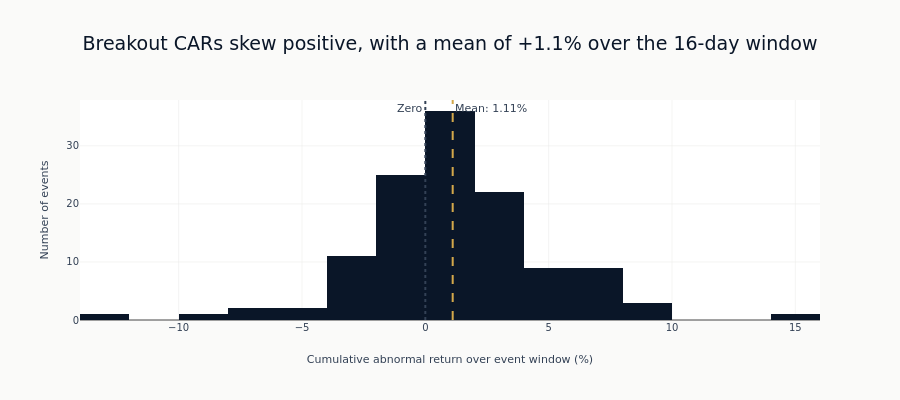

Here is the notebook cell this chart was saved with:
### Markdown cell above
## 5. CAR Distribution

Examining the distribution of individual event CARs reveals whether the
aggregate effect is driven by many small effects or few large ones.

### Code cell
if len(result["event_cars"]) > 0:
    cars = result["event_cars"]["car"].to_numpy() * 100

    fig = go.Figure()

    fig.add_trace(
        go.Histogram(
            x=cars,
            nbinsx=25,
            marker_color=COLORS["blue"],
            name="CAR distribution",
        )
    )

    # Zero reference and mean (mean highlighted in amber)
    fig.add_vline(
        x=0,
        line_dash="dot",
        line_color=COLORS["neutral"],
        annotation_text="Zero",
        annotation_position="top left",
    )
    fig.add_vline(
        x=float(np.mean(cars)),
        line_dash="dash",
        line_color=COLORS["amber"],
        annotation_text=f"Mean: {np.mean(cars):.2f}%",
        annotation_position="top right",
    )

    fig.update_layout(
        title="Breakout CARs skew positive, with a mean of +1.1% over the 16-day window",
        xaxis_title="Cumulative abnormal return over event window (%)",
        yaxis_title="Number of events",
        height=400,
    )

    fig.show()

    # Statistical test: Mean CAR = 0
    t_stat, p_value = stats.ttest_1samp(cars, 0)

    print("\nStatistical Test (H0: Mean CAR = 0):")
    print(f"  Mean CAR: {np.mean(cars):.2f}%")
    print(f"  Median CAR: {np.median(cars):.2f}%")
    print(f"  T-statistic: {t_stat:.2f}")
    print(f"  P-value: {p_value:.4f}")
    print(f"  Significant at 5%: {'Yes' if p_value < 0.05 else 'No'}")

### Figure 1 — Plotly figure (JSON) as saved in the notebook; plotly's stock layout.template omitted (floating-point values rounded to 4 significant figures)
{"data": [{"marker": {"color": "#0a1628"}, "name": "CAR distribution", "nbinsx": 25, "type": "histogram", "x": [1.053, 1.443, 0.6676, 0.3609, -3.653, 0.319, -0.03695, 2.523, 3.15, -0.3782, -1.474, 3.851, 9.946, 0.3016, 3.048, 6.461, 0.2229, -0.3841, 0.1315, 2.966, 0.771, -1.564, 0.1129, -3.918, 0.7676, 0.3317, -1.498, 2.615, 2.121, -0.1664, 1.352, 1.193, -0.5361, -0.6812, -0.7415, -2.45, 1.502, 1.068, 1.198, -1.552, 0.529, 0.6128, 2.251, -0.3787, -3.582, -4.081, -3.81, -6.018, -1.176, -4.493, 0.5605, 4.62, 0.07988, -1.185, 2.189, -1.495, 1.346, 0.2489, -3.955, 5.256, -0.527, 2.084, -1.159, 0.137, -1.8, 3.696, 0.3042, 5.807, -0.2316, 2.162, -0.3452, 2.616, 7.478, -3.998, 2.539, 4.702, -12.18, -1.026, 2.062, 0.2187, 4.224, 5.448, 1.442, -8.121, 4.645, 5.391, 14.07, -1.476, 9.066, 0.5911, 7.848, 7.976, 0.4072, 0.5141, 0.711, 5.115, 1.547, -0.9512, 7.804, -3.13, 6.207, 1.692, 1.203, -2.619, -0.9977, 7.564, 2.34, -3.477, 2.8, 0.6115, 6.664, -6.936, -1.723, 3.289, 2.677, 3.378, 2.887, 6.954, -2.449, 2.769, 0.5708, 8.268]}], "layout": {"annotations": [{"showarrow": false, "text": "Zero", "x": 0, "xanchor": "right", "xref": "x", "y": 1, "yanchor": "top", "yref": "y domain"}, {"showarrow": false, "text": "Mean: 1.11%", "x": 1.109, "xanchor": "left", "xref": "x", "y": 1, "yanchor": "top", "yref": "y domain"}], "height": 400, "shapes": [{"line": {"color": "#334155", "dash": "dot"}, "type": "line", "x0": 0, "x1": 0, "xref": "x", "y0": 0, "y1": 1, "yref": "y domain"}, {"line": {"color": "#D4A84B", "dash": "dash"}, "type": "line", "x0": 1.109, "x1": 1.109, "xref": "x", "y0": 0, "y1": 1, "yref": "y domain"}], "title": {"text": "Breakout CARs skew positive, with a mean of +1.1% over the 16-day window"}, "xaxis": {"title": {"text": "Cumulative abnormal return over event window (%)"}}, "yaxis": {"title": {"text": "Number of events"}}}}
